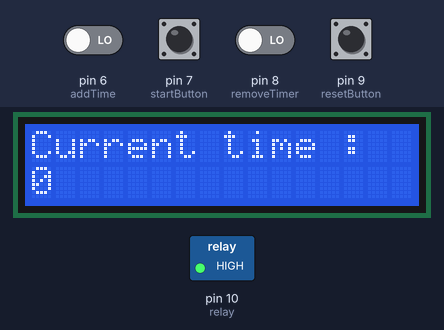
The sketch below on a simulated Arduino Uno, built with avr-gcc and run on an emulated ATmega328P. On the bench: 16×2 character LCD, switched loads named in the sketch (green lamp = pin HIGH). The test bench sets the inputs (shaded band); at power-on: pin 6 (addTime), pin 7 (startButton), pin 8 (removeTimer), pin 9 (resetButton) LOW.

Above: at 1.2 s.
1.3 s: pin 6 (addTime) driven HIGH
At 2.3 s:
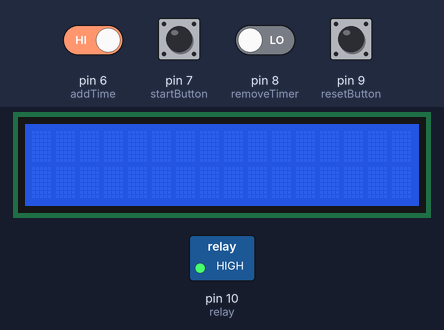
2.8 s: pin 6 (addTime) driven LOW
At 4.2 s:
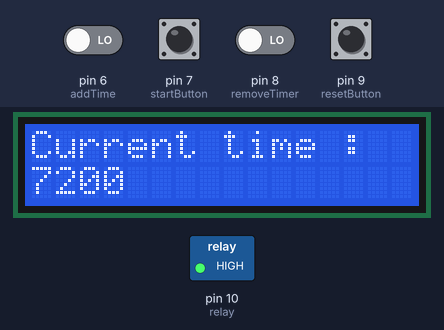
5.0 s: pin 8 (removeTimer) driven HIGH
At 6.2 s:
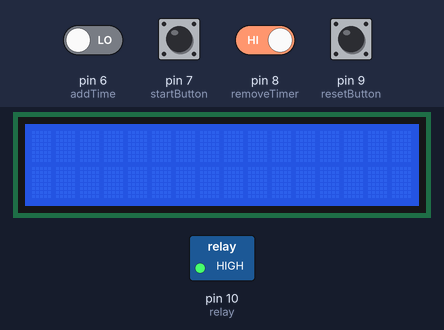
6.5 s: pin 7 (startButton) pulled HIGH for 1 s
At 10.2 s:
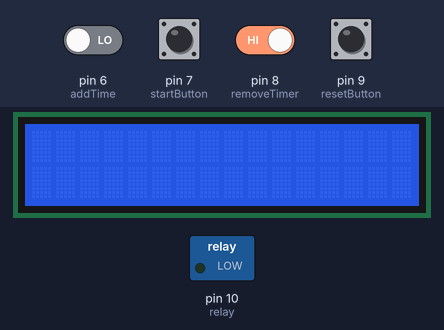
10.5 s: pin 8 (removeTimer) driven LOW
At 11.5 s:
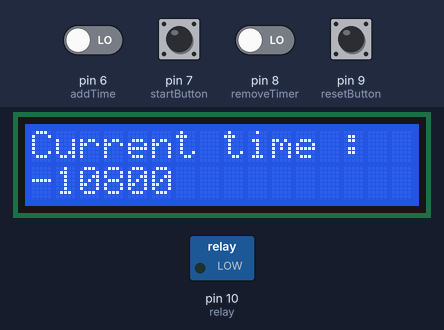
12.0 s: pin 9 (resetButton) pulled HIGH for 0.15 s
At 13.8 s:
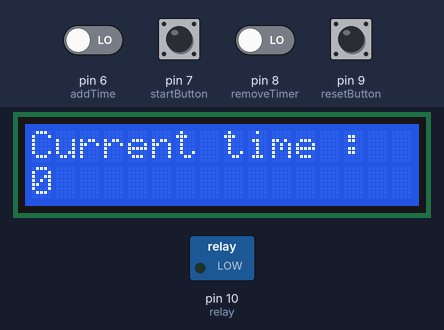
Timing chart, 0 to 15.3 s (numbered marks = the images above; inputs shaded):
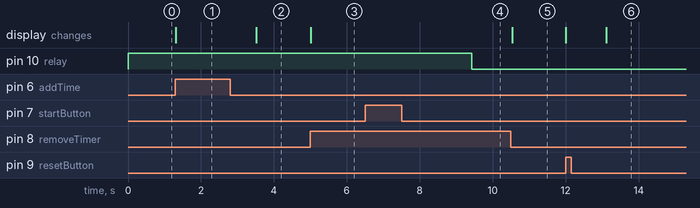

The sketch:

Arduino_code.ino
```cpp
#include <LiquidCrystal.h>

// variables that will not change -- pins for the buttons and the relay
const int startButton = 7;
const int relay = 10;
const int addTime = 6;
const int removeTimer = 8;
const int resetButton = 9;


// creates the screen
LiquidCrystal lcd(12, 11, 5, 4, 3, 2);


// variables that will change:
int buttonState = 0;
int addButtonState = 0;
int removeTimerState = 0;
int resetButtonState = 0;
int time = 0;
boolean isStarted = false;

void setup() {

  // setups the pins and the input/output
  pinMode(startButton, INPUT);
  pinMode (relay, OUTPUT);
  pinMode (addTime, INPUT);
  pinMode (removeTimer, INPUT);
  pinMode (resetButton, INPUT);

  // opens the relay when the Arduino starts
  digitalWrite(relay, HIGH);

  // setups the screen
  lcd.begin(16, 2);
}

void loop() {

  // checks if a button is pressed
  buttonState = digitalRead(startButton);
  addButtonState = digitalRead(addTime);
  removeTimerState = digitalRead(removeTimer);
  resetButtonState = digitalRead(resetButton);

  // displays the current time on the screen
  lcd.setCursor(0, 0);
  lcd.print("Current time : ");
  lcd.setCursor(0, 1);
  lcd.print(time);

  // adds time to the timer when the add button is pressed (3600 seconds, or one hour)
  if (addButtonState == HIGH) {
    lcd.clear();
    time = time + 3600;
    delay(1100);
  }

  // removes time to the timer when the remove button is pressed (3600 seconds, or one hour)
  if(removeTimerState == HIGH){
    lcd.clear();
    time = time - 3600;
    delay(1100);
  }

  // resets the timer when the reset button is pressed
  if(resetButtonState == HIGH){
      time = 0;
      lcd.clear();
      delay(1100);
  }

  // starts the timer when the start button is pressed
  if (buttonState == HIGH) {
    digitalWrite(relay, HIGH);
    isStarted = true;

    // converts the seconds to milliseconds
    for(int i = 0; i<time; i++) {
       delay(1000);
    }

  } else if(isStarted == true) {
    digitalWrite(relay, LOW); // opens the relay (no current) when the time reaches the end
    isStarted = false;
  }

}
```

Measured:
- after the input at 1.3 s, the display: changes at once (image 1)
- after the input at 2.8 s, the display: changes after 0.71 s (image 2)
- after the input at 5.0 s, the display: changes at once (image 3)
- after the input at 6.5 s, pin 10 (relay): HIGH → LOW after 2.9 s
- after the input at 10.5 s, the display: changes at once (image 5)
- after the input at 12.0 s, the display: first changes at once (image 6 shows a later state)
